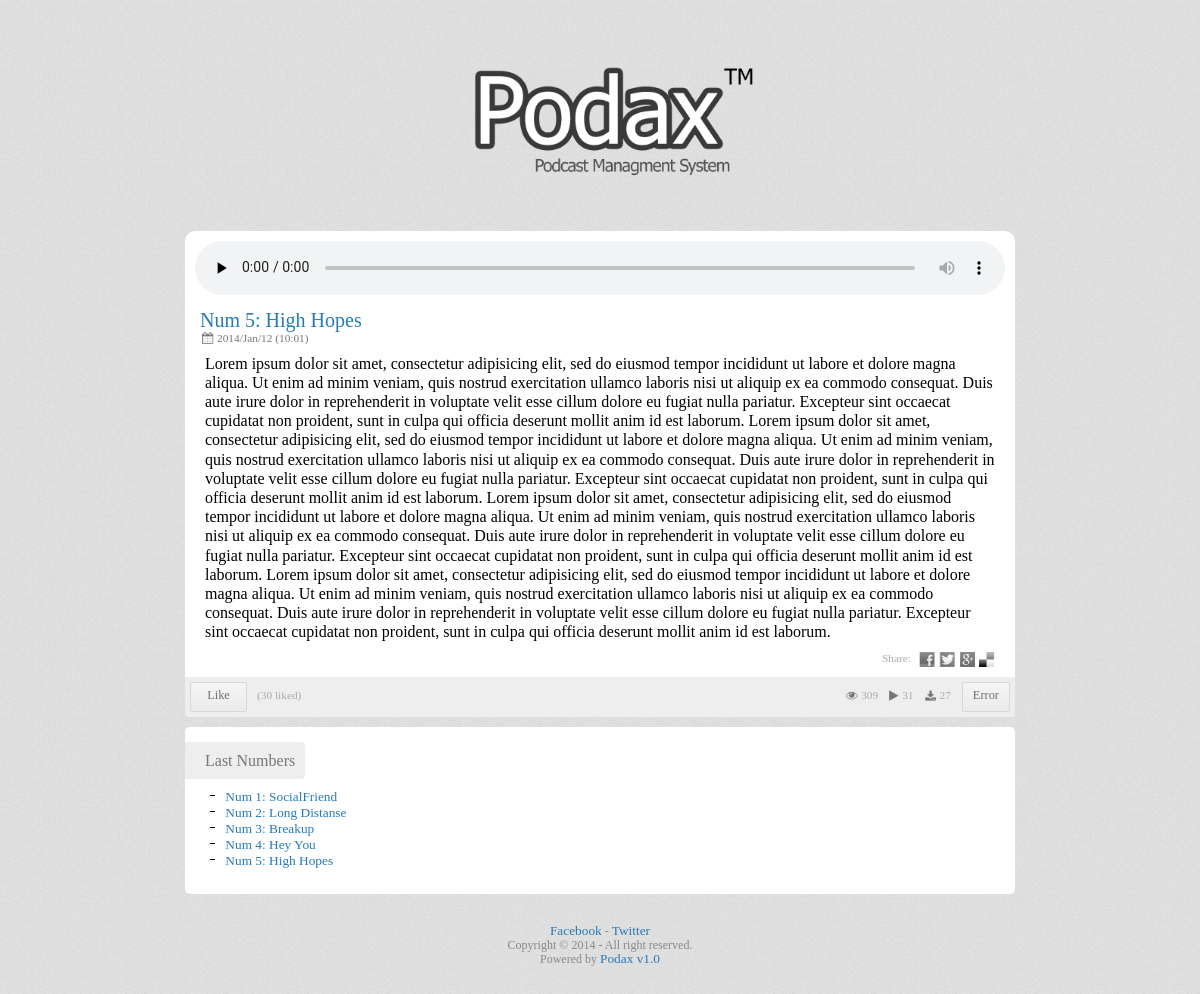
The page / on the database its author committed.
### tables this page shows
CREATE TABLE IF NOT EXISTS `posts` (
  `id` int(10) NOT NULL AUTO_INCREMENT,
  `name` varchar(50) NOT NULL,
  `description` text NOT NULL,
  `link` text NOT NULL,
  `like_count` int(11) NOT NULL,
  `views` int(11) NOT NULL,
  `dl_count` int(11) NOT NULL,
  `play_count` int(11) NOT NULL,
  `date` varchar(50) NOT NULL,
  PRIMARY KEY (`id`)
);

### index.php (the view, shortened to what this page needs)
<!DOCTYPE html>
<?php
	include('functions.php');
?>
<html>
    <head>
        <link rel="stylesheet" type="text/css" href="styles/reset.css">
        <link rel="stylesheet" type="text/css" href="styles/style.css">
    </head>
    <body>
        <div id="container">
            <div id="container-div" class="center">
                <div id="logo">
                <a href="/"><img src="images/logo.png" alt=""></a>
                </div>
                <div id="last-describ">
                    <audio controls preload="none" onplay="playcount(<?php get_detail(0,'info','echo');?>);">
                      <source src="<?php get_detail(5,'info','echo');?>" type="audio/mpeg">
                    </audio>
                    <span>
                        <a href="/index.php?id=<?php get_detail(0,'info','echo');?>"><h2><?php echo get_lang(11,'return')." ". get_detail(0,'info','return') . ": " . get_detail(1,'info','return'); ?></h2></a>
                        <span id="description"><span class="icon" id="calendar"></span><?php get_detail(8,'info','echo');?></span>
                        <p>
                            <?php get_detail(2,'info','echo');?>
                        </p>
                        <span id="last-describ-opt-share"><label><?php get_lang(4);?>:</label>
                            <span>
                           <a href="javascript:window.open('https://www.facebook.com/sharer/sharer.php?u=<?php get_detail(3,'options','echo');?>index.php?id=<?php get_detail(0,'info','echo');?>&t=<?php echo get_lang(11,'return')." ". get_detail(0,'info','return') . ": " . get_detail(1,'info','return') ?>','Share','width=500,height=260')"><span class="content-posts-bottom-options-sharing-item" id="content-posts-bottom-options-sharing-fb"></span></a>
                           <a href="javascript:window.open('https://twitter.com/intent/tweet?original_referer=&related=anywhereTheJavascriptAPI&text=<?php echo get_lang(11,'return')." ". get_detail(0,'info','return') . ": " . get_detail(1,'info','return') ?>&hashtags=<?php get_detail(1,'options','echo') ?>&tw_p=tweetbutton&url==<?php get_detail(3,'options','echo');?>index.php?id=<?php get_detail(0,'info','echo');?>','Tweet','width=500,height=260')"><span class="content-posts-bottom-options-sharing-item" id="content-posts-bottom-options-sharing-tw"></span></a>
                           <a href="javascript:window.open('https://plus.google.com/share?url==<?php get_detail(3,'options','echo');?>index.php?id=<?php get_detail(0,'info','echo');?>','Share','width=500,height=260')"><span class="content-posts-bottom-options-sharing-item" id="content-posts-bottom-options-sharing-pl"></span></a>
                           <a href="javascript:window.open('http://delicious.com/post?url==<?php get_detail(3,'options','echo');?>index.php?id=<?php get_detail(0,'info','echo');?>&title=<?php echo get_lang(11,'return')." ". get_detail(0,'info','return') . ": " . get_detail(1,'info','return') ?>','Share','width=500,height=360')"><span class="content-posts-bottom-options-sharing-item" id="content-posts-bottom-options-sharing-de"></span></a>
                            </span>
                       </span>
                    </span>
                </div>
                <div id="last-describ-opt">
                    <span id="last-describ-opt-like"><button class="button" id="liker" onclick="like(<?php get_detail(0,'info','echo');?>,<?php get_detail(3,'info','echo');?>);"><?php get_lang(1);?></button> <span id="like_count">(<span id="like_count_num"><?php get_detail(3,'info','echo');?></span> <?php get_lang(2);?>)</span></span>
                    <a href="functions.php?action=download&id=<?php get_detail(0,'info','echo');?>&file=<?php get_detail(5,'info','echo');?>" onclick="downloadcount();"><button id="last-describ-opt-dl" class="button"><?php get_size(get_detail(5,'info','return')); ?></button></a>
                      <span id="last-describ-opt-states">
                        <span class="last-describ-opt-st"><span class="icon" id="download"></span><span id="dlycount"><?php get_detail(6,'info','echo');?></span></span>
                        <span class="last-describ-opt-st"><span class="icon" id="play"></span><span id="playcount"><?php get_detail(7,'info','echo');?></span></span>
                        <span class="last-describ-opt-st" id="last-describ-opt-view"><span class="icon" id="view"></span><?php get_detail(4,'info','echo');?> </span>
                      </span>
                </div>
             <div id="archive">
                <span id="archive-header"><?php get_lang(6);?></span>
                        <ol>
                        <?php
                           $archive= mysql_query("select id,name from posts");
                            while($archiverow = mysql_fetch_array($archive))
                            {echo '<li>'  . '<a href="/index.php?id='. $archiverow[0] .'"> '.get_lang(11,'return').' '. $archiverow[0] .': '. $archiverow[1] .'</a></li>';
                            }
                        ?>
                    </ol>
                </div>
                <div id="copyright">
                    <a href="<?php get_detail(4,'options','echo');?>"><?php get_lang(7);?></a> - <a href="<?php get_detail(5,'options','echo');?>"><?php get_lang(8);?></a><br>
                    <?php get_lang(9);?> &copy; <?php echo Date('Y'); ?> - <?php get_lang(10);?>.<br>
                    <?php get_lang(12);?> <a href="/"><?php get_lang(0);?> v1.0</a>
                </div>
            </div>
        </div>
    </body>
</html>

### functions.php (shortened to what this page needs)
<?php
	function get_detail($num,$type,$output)
	{
        if($type=='options')
            {
                $optionstemp=mysql_query("SELECT * FROM options WHERE id=0");
                $options = mysql_fetch_array($optionstemp);
                switch ($output) {
                    case 'echo':
                        echo $options[$num];
                        break;
                    case 'return':
                        return $options[$num];
                        break;
                }
            }
        elseif ($type=='users')
            {
                $userstemp=mysql_query("SELECT * FROM users WHERE id=1");
                $users = mysql_fetch_array($userstemp);
                switch ($output) {
                    case 'echo':
                        echo $users[$num];
                        break;
                    case 'return':
                        return $users[$num];
                        break;
                    default:
                        return "Error";
                        break;
                }
            }
        elseif ($type=='info')
            {
                @$id=$_GET['id'];
                if(!isset($id))
                  {
                    $last=mysql_query("SELECT id,name,description,like_count,views,link,dl_count,play_count,date FROM posts ORDER BY id DESC LIMIT 1;");
                    $row = mysql_fetch_array($last);
                    switch ($output) {
                        case 'echo':
                            echo $row[$num];
                            break;
                        case 'return':
                            return $row[$num];
                            break;
                        }
                  }
            }
    }
    function get_size($link)
    {
        @$size=round(filesize($_SERVER["DOCUMENT_ROOT"].$link)/1000000,1);
        if ($size)
        {echo get_lang(3,'return') . " (" .  $size . get_lang(13,'return') . ")";}
        else
        {echo "Error";}
    }
?>

### langs/en-us.php
<?php
function get_lang($langitem,$output=NULL)
{
	$lang=array(
	  "0"=>  "Podax",
	  "1"=>  "Like",
	  "2"=>  "liked",
	  "3"=>  "Download",
	  "4"=>  "Share",
	  "5"=>  "V",
	  "6"=>  "Last Numbers",
	  "7"=>  "Facebook",
	  "8"=>  "Twitter",
	  "9"=>  "Copyright",
	  "10"=> "All right reserved",
	  "11"=> "Num",
	  "12"=> "Powered by",
      "13"=> "MB" ,
	  "14"=> "P",
      "15"=> "D",
    );
	if($output=='return')
	{
		return ($lang[$langitem]);
	}
	else
	{
 	 	echo ($lang[$langitem]);
	}
}
?>

### styles/style.css (style rules this page uses)
body { background: url('../images/bg.png') repeat; }
.center { display:table;margin: auto; }
#container { position:absolute; height:auto; width:100%; }
#container-div { position:relative; height:100%; width: calc(100% - 80px); max-width:830px; text-align:center; direction:ltr; }
#logo { width: 100%; }
#logo img { width: 50%; margin: 50px 0 0 0; }
#last-describ { position: relative; float: left; width: 100%; height: auto; margin: 40px 0 0 0; padding: 10px 0 10px 0; background: #fff; border-radius: 10px 10px 0 0; }
#last-describ audio { position:relative; width: calc(100% - 20px); }
h2 { margin: 10px 0 0 15px; text-align: left; font:normal 15pt tahoma; }
#description { margin: 0px 0 0 17px; text-align:left;float: left; width: 100%; color:#777; font:normal 8.5pt tahoma; }
#last-describ p { margin: 10px 20px 0 20px; text-align: left; float:left; font:normal 1em tahoma; direction: ltr; line-height:1.2em }
#last-describ-opt-share { position: relative; float: right; margin: 10px 20px 0 20px; width: 20% height: auto; font-size: 8.5pt; color: #aaa; font-family: tahoma; text-align:right; }
#last-describ-opt-share label { position: relative; float: left; }
#last-describ-opt-share span { position: relative; float: left; margin: 0 0 0 4px; }
.content-posts-bottom-options-sharing-item { position: relative; float: right; width: 16px; height: 15px; background: url('../images/sharing.png'); background-size: 99px 30px; margin: 3px 0 0 0px; text-align:right; }
#content-posts-bottom-options-sharing-fb { background-position: -83px 0px; }
#content-posts-bottom-options-sharing-tw { background-position: -66px 0px; }
#content-posts-bottom-options-sharing-pl { background-position: -49px 0px; }
#content-posts-bottom-options-sharing-de { background-position: 0px 0px; }
#last-describ-opt { position: relative; float: left; width: 100%; height: auto; margin: 0 0 0 0; padding: 10px 0 5px 0; background: #eee; border-radius: 0 0 4px 4px; direction: ltr; }
#last-describ-opt-like { position: relative; float: left; margin: 0 0 0 5px; background: #eee; border-radius: 0 0 10px 10px; direction: ltr; font-size: 8.5pt; color: #aaa; font-family: tahoma; }
#like_count { position: relative; float: left; margin: 2px 0 0 5px; background: #eee; border-radius: 0 0 10px 10px; direction: ltr; font-size: 8.5pt; color: #aaa; font-family: tahoma; }
#liker { position: relative; float: left; margin: -5px 5px 0 0; width: 57px; }
a { font-size: 10pt; color: #277ab6; text-decoration: none; }
#last-describ-opt-states { float:right;min-width:100px; margin-right:5px; }
.last-describ-opt-st { position: relative; float: right; margin: 2px 6px 0 5px; direction: ltr; font-size: 8.5pt; color: #aaa; font-family: tahoma; }
#last-describ-opt-dl { position: relative; float: right; margin: -5px 5px 0 0; }
.button { position: relative; float: left; width:auto; height: 30px; margin: 0 8px 0 0; padding: 4px 10px 6px 10px; font: normal 9.3pt tahoma; color: #6f6f6f; background: url('../images/gradiant-bg.png') repeat-x; background-size: 1px 34px; border: 1px #d7d7d7 solid; border-radius: 2px; cursor: pointer; }
#archive { position: relative; float: left; width: calc(100% - 10px); height: auto; padding: 10px 0 35px 10px; margin: 10px 0; background: #fff; border-radius: 5px; }
#archive-header { position: relative; float: left; width: auto; height: auto; margin: 5px 0 5px -10px; padding: 10px 10px 10px 20px; background: #eee; border-radius: 0 4px 4px 0; direction: ltr; color:#777; }
#archive ol { position: relative; float: left; width: 100%; margin: 5px 15px -10px 15px; text-align: left; direction: ltr; }
#archive ol li { position: relative; float: left; width: 100%; height: 16px; font: normal 9.3pt tahoma; color: #5f5f5f; }
#copyright { position: relative; float: left; width: 100%; height: auto; margin: 10px 0 0 0; padding: 10px 5px 40px 0; direction: ltr; color: #888; font-size: 9pt; font-family: tahoma; }
.icon { background: url('../images/icons.png') no-repeat; background-size: 45px 12px; position:relative; float:left; margin: 0 3px 0 0; }
#calendar { background-position: 0px 0px; width:12px; height:12px; }
#view { background-position: -12px 0px; width:12px; height:12px; }
#play { background-position: -24px 0px; width:10px; height:12px; }
#download { background-position: -34px 0px; width:12px; height:12px; }

### rows shown on the page
posts: id "5", name "High Hopes", date "2014/Jan/12 (10:01) Lorem ipsum dolor sit amet, consectetur adipisicing elit, sed do eiusmod tempor incididunt ut labore et dolore magna aliqua. Ut enim ad minim veniam, quis nostrud exercitation ullamco laboris nisi ut aliquip ex ea commodo consequat. Duis aute irure dolor in reprehenderit in voluptate velit esse cillum dolore eu fugiat nulla pariatur. Excepteur sint occaecat cupidatat non proident, sunt in culpa qui officia deserunt mollit anim id est laborum. Lorem ipsum dolor sit amet, consectetur adipisicing elit, sed do eiusmod tempor incididunt ut labore et dolore magna aliqua. Ut enim ad minim veniam, quis nostrud exercitation ullamco laboris nisi ut aliquip ex ea commodo consequat.…"
posts: id "1", name "SocialFriend"
posts: id "2", name "Long Distanse"
posts: id "3", name "Breakup"
posts: id "4", name "Hey You"

### other values the page prints
get_lang(11,'return') "Num"
$lang[$langitem] "Share Like liked Last Numbers Facebook Twitter Copyright All right reserved Powered by Podax"
Date('Y') "2014"
